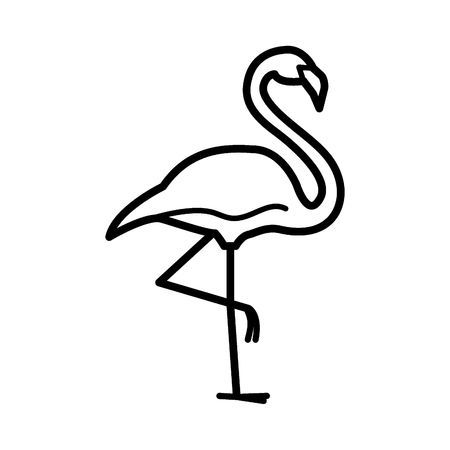
#> input picture freeman/bird.jpg, 450 x 450 px; the run also reads 1 picture not shown here
$ python freeman.py   (older library calls are emulated)
#> lines starting #> are read from the running program, lines starting #| are printed output that depends on the picture; after the words box and inside, x2 and y2 are one past the last pixel; in counts of white or black regions, pixels touching at a corner belong together
# -*- coding: utf-8 -*-
import cv2

import numpy as np

import pandas as pd

img = cv2.imread('bird.jpg')
#> img is the input picture: shape (450, 450, 3); min 0, max 255, mean 239.8

gray = cv2.cvtColor(img,cv2.COLOR_BGR2GRAY)

ret, binary =cv2.threshold(gray,127,255,cv2.THRESH_BINARY)
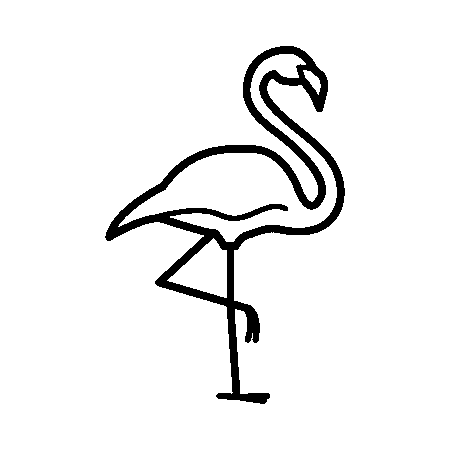
#> binary: shape (450, 450); 94.1% white; 1 black region

binary,contours, hierarchy =cv2.findContours(binary,cv2.RETR_TREE, cv2.CHAIN_APPROX_NONE)
#> contours = 5 contours; box (x1, y1, x2, y2) and area: (0, 0, 450, 450) 201601, (104, 45, 346, 405) 26386, (118, 54, 337, 242) 10897, (167, 238, 227, 298) 1916, (303, 70, 321, 95) 174

cv2.drawContours(img,contours,-1,(0,0,255),3)
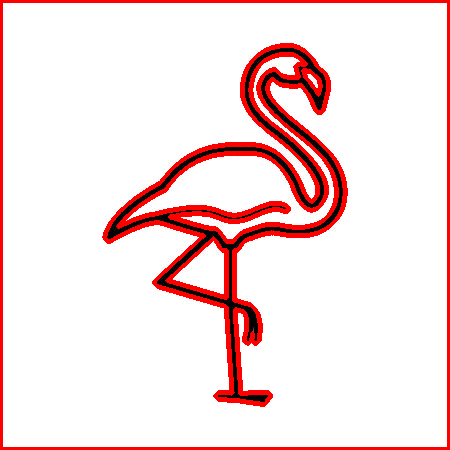
#> img: shape (450, 450, 3); 9.44% of pixels changed, all inside (x1, y1, x2, y2) = (0, 0, 450, 450)

cv2.imshow("img", img)

cv2.waitKey(0)

#cv2.RETR_TREE
img2 = cv2.imread('blank.png')

cv2.drawContours(img2,contours[1],-1,(0,0,255),1)
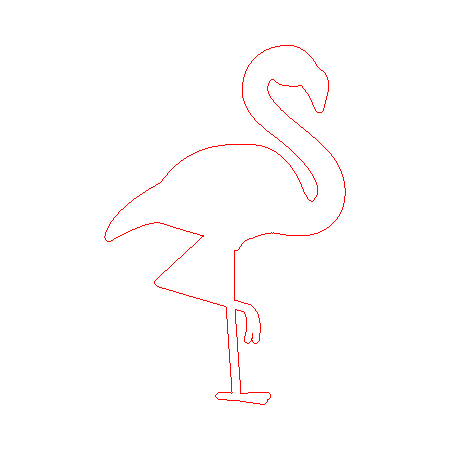
#> img2: shape (450, 450, 3); mean B, G, R 253.1, 253.1, 255

cv2.imshow("img2", img2)

cv2.waitKey(0)

print (type(contours))
#| <class 'list'>

print (type(contours[0]))
#| <class 'numpy.ndarray'>

print (len(contours[0]))
#| 1796

print (contours[1][0][0][0])
#| 279

#print (contours[0]-contours[0])

columns = []

for i in range(1480):

	columns.append(contours[1][i]-contours[1][i - 1])
#> after the loop, columns = 1480 items, first 6: [[1, 0]], [[1, -1]], [[1, 0]], [[1, 0]], [[1, 0]], [[1, 0]]

#print (len(columns))

#print (columns[1][0][0])

a = []

for i in range(1480):

	if columns[i][0][0] == 0 and columns[i][0][1] ==-1:

		a.append(6)

	elif columns[i][0][0] == 0 and columns[i][0][1] ==1:

		a.append(2)

	elif columns[i][0][0] == 1 and columns[i][0][1] ==1:

		a.append(1)

	elif columns[i][0][0] == 1 and columns[i][0][1] ==0:

		a.append(0)

	elif columns[i][0][0] == 1 and columns[i][0][1] ==-1:

		a.append(7)

	elif columns[i][0][0] == -1 and columns[i][0][1] ==1:

		a.append(3)

	elif columns[i][0][0] == -1 and columns[i][0][1] ==0:

		a.append(4)

	elif columns[i][0][0] == -1 and columns[i][0][1] ==-1:

		a.append(5)
#> after the loop, a = 1480 values, max 7 at index 1, min 0 at index 0, mean 3.46

# [6 lines of commented-out code are left out]
